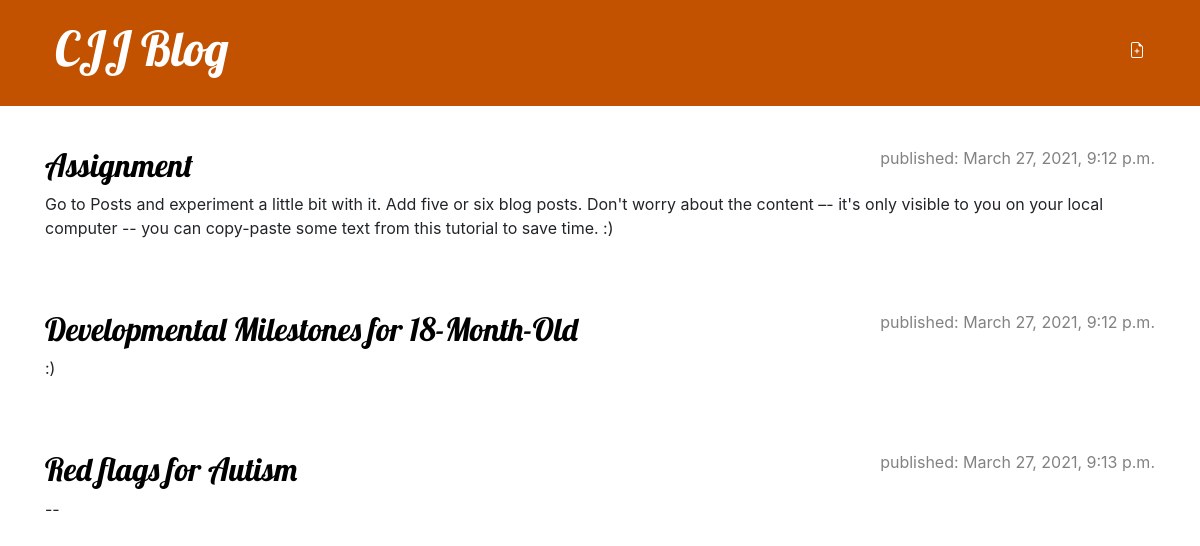
The app's page /, older data.
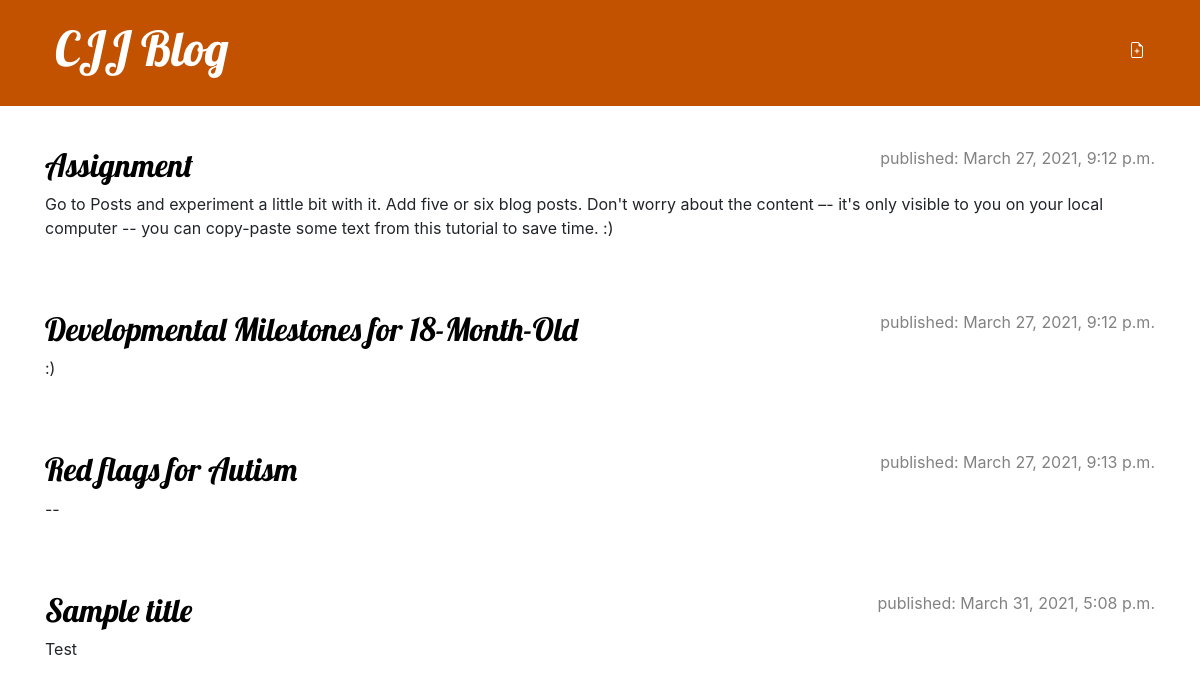
The same page, newer data.
### boards/models.py (models this page shows, shortened)
class Post(models.Model):
    author = models.ForeignKey(settings.AUTH_USER_MODEL, on_delete=models.CASCADE)
    title = models.CharField(max_length=200)
    text = models.TextField()
    created_date = models.DateTimeField(default=timezone.now)
    published_date = models.DateTimeField(blank=True, null=True)

### boards/views.py (the view)
# urls.py: path('', views.post_list, name='post_list'),
def post_list(request):
    posts = Post.objects.filter(published_date__lte=timezone.now()).order_by('published_date')
    return render(request, 'boards/post_list.html', {'posts':posts})

### boards/templates/boards/post_list.html
{% extends 'boards/base.html' %}
{% block content %}
    {% for post in posts %}
        <article class="post">
            <time class="date">published: {{post.published_date}} </time>
            <h2><a href="{% url 'post_detail' pk=post.pk %}"> {{ post.title }} </a></h2>
            <p> {{ post.text|linebreaksbr }} </p>
        </article>
    {% endfor %}
{% endblock %}

Row changes from the older to the newer data that the page shows:
added Post: published_date "March 31, 2021, 5:08 p.m.", title "Sample title", text "Test"
